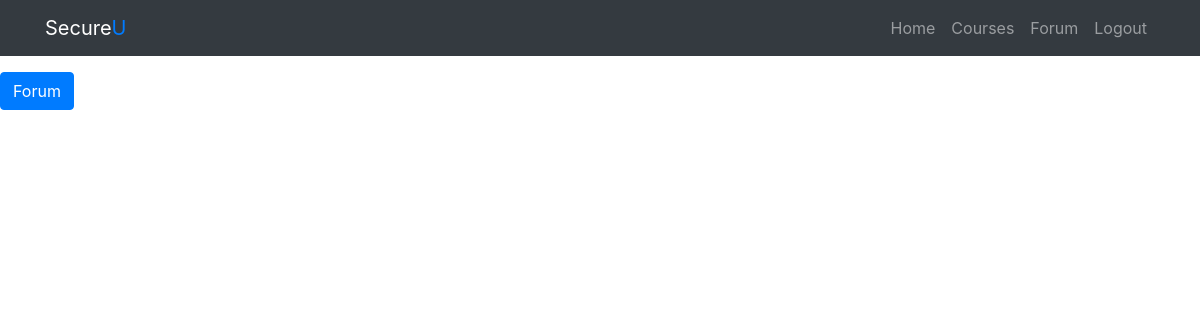
Before: /content.php?course_id=3&unit_id=4 (signed in) with the older database file.
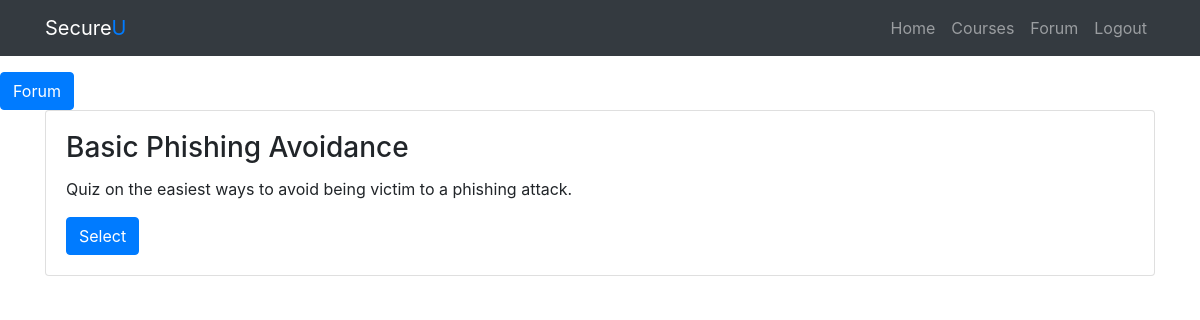
After: the same page with the newer database file.
### tables this page shows
CREATE TABLE `quizzes` (
  `quiz_id` int(11) NOT NULL,
  `quiz_name` varchar(200) NOT NULL,
  `quiz_desc` varchar(300) NOT NULL,
  `quiz_tip` varchar(300) NOT NULL,
  `quiz_question_total` int(11) NOT NULL,
  `quiz_credits` int(11) NOT NULL,
  `unit_id` int(11) NOT NULL,
  `user_id` int(11) NOT NULL
);

### content.php (the view, shortened to what this page needs)
<?php
if (isset($_GET["course_id"]) && isset($_GET["unit_id"])) {
    $course_id = $_GET["course_id"];
    $unit_id = $_GET["unit_id"];
    $forum_link = "forum.php?course_id=$course_id&unit_id=$unit_id";
}
require "db_connect.php";
include "header.php";
?>
<?php include "navbar.php"; ?>
<a class="btn btn-primary" href="<?php echo $forum_link; ?>">Forum</a>
<div class="container">
    <?php
    if ($content = "quiz") {
        $sql = "SELECT * FROM `quizzes` WHERE unit_id = $unit_id";
        $result = mysqli_query($conn, $sql);
        if (mysqli_num_rows($result) > 0) {
            while ($row = mysqli_fetch_assoc($result)) {
                $quiz_id = $row["quiz_id"];
                $quiz_name = $row["quiz_name"];
                $quiz_desc = $row["quiz_desc"];
                $quiz_link = "instructions.php?course_id=$course_id&unit_id=$unit_id&quiz_id=$quiz_id";
                ?>
    <div class="card">
        <div class="card-body ">
            <h3 class="card-title"><?php echo $quiz_name; ?></h3>
            <p class="card-text"> <?php echo $quiz_desc; ?></p>
            <a class="btn btn-primary" href="<?php echo $quiz_link; ?>">Select</a>
        </div>
    </div>
    <?php
            }
        }
    } else {
        echo "No quiz found.";
    }
    ?>
</div>

Changed rows visible on the page:
added quizzes: quiz_name "Basic Phishing Avoidance", quiz_desc "Quiz on the easiest ways to avoid being victim to a phishing attack."
